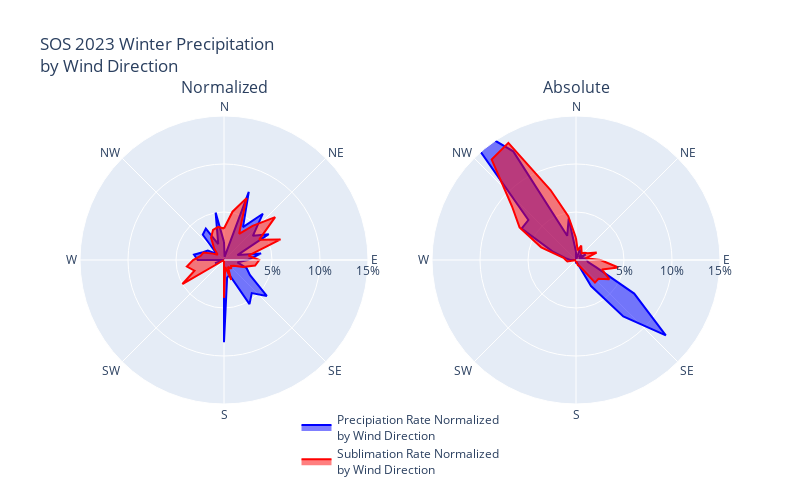

The notebook cell saved with this chart:
### Code cell
fig = make_subplots(rows=1,cols=2,
                    specs=[[{'type': 'polar'}]*2], 
                    subplot_titles=['Normalized','Absolute'], 
                    column_widths=[0.45,0.45],
                    row_heights=[0.9])


# Normalized Figure
fig.add_trace(go.Scatterpolar(
    name='Precipiation Rate Normalized<br>by Wind Direction',
    r= grouped_df_percent_norm.values.flatten(),
    theta= grouped_df_percent_norm.index,
    fill='toself',
    line_color='blue',
),1,1
)

fig.add_trace(go.Scatterpolar(
    name='Sublimation Rate Normalized<br>by Wind Direction',
    r= grouped_df_percent_norm_sublimation.values.flatten(),
    theta= grouped_df_percent_norm_sublimation.index,
    fill='toself',
    line_color='red',
),
1,1
)

# Absolute Figure
fig.add_trace(go.Scatterpolar(
    r= grouped_df_percent.values.flatten(),
    theta= grouped_df_percent.index,
    fill='toself',
    line_color='blue',
    showlegend=False,
),
1,2, 
)

fig.add_trace(go.Scatterpolar(
    r= grouped_df_percent_sublimation.values.flatten(),
    theta= grouped_df_percent_sublimation.index,
    fill='toself',
    line_color='red',
    showlegend=False,
), 
1,2
)
fig.update_legends(
    yanchor="bottom",
    xanchor="center",
    x=0.5,
    y=-0.2

)
fig.update_layout(
    showlegend=True,
    polar1=dict(
        radialaxis_tickfont_size=12,
        radialaxis_range=[0, 15],
        radialaxis_tickvals=[5,10,15],
        radialaxis_ticktext=['5%', '10%', '15%'],
        angularaxis=dict(
            tickmode='array',
            tickvals=[0, 45, 90, 135, 180, 225, 270, 315],
            ticktext=['N', 'NE', 'E', 'SE', 'S', 'SW', 'W', 'NW'],
            rotation=90,
            direction='clockwise'
        )),
    polar2=dict(
        radialaxis_tickfont_size=12,
        radialaxis_range=[0, 15],
        radialaxis_tickvals=[5,10,15],
        radialaxis_ticktext=['5%', '10%', '15%'],
        angularaxis=dict(
            tickmode='array',
            tickvals=[0, 45, 90, 135, 180, 225, 270, 315],
            ticktext=['N', 'NE', 'E', 'SE', 'S', 'SW', 'W', 'NW'],
            rotation=90,
            direction='clockwise'
        )),
        width=800,
        height=500,
        title=f'SOS 2023 Winter Precipitation<br>by Wind Direction')

### Figure 1 — Plotly figure (JSON) as saved in the notebook; plotly's stock layout.template omitted (floating-point values rounded to 4 significant figures)
{"data": [{"fill": "toself", "line": {"color": "blue"}, "name": "Precipiation Rate Normalized<br>by Wind Direction", "r": [1.881, 0.3398, 7.547, 3.958, 6.295, 3.924, 5.382, 1.491, 3.92, 2.472, 1.427, 2.515, 3.11, 5.821, 4.497, 5.309, 1.647, 1.859, 8.558, 0, 0, 0, 0, 0, 0, 0.9971, 0.003524, 2.739, 3.171, 2.348, 1.945, 0.9751, 3.437, 3.785, 1.755, 5.012, 1.881], "subplot": "polar", "theta": [0, 10, 20, 30, 40, 50, 60, 70, 80, 90, 100, 110, 120, 130, 140, 150, 160, 170, 180, 190, 200, 210, 220, 230, 240, 250, 260, 270, 280, 290, 300, 310, 320, 330, 340, 350, 360], "type": "scatterpolar"}, {"fill": "toself", "line": {"color": "red"}, "name": "Sublimation Rate Normalized<br>by Wind Direction", "r": [3.287, 5.109, 6.862, 3.151, 4.637, 6.956, 4.234, 6.263, 2.595, 3.673, 3.292, 2.114, 1.174, 0.9605, 1.188, 0.8244, 2.208, 0.7324, 3.942, 0, 0, 0, 0, 0, 5.004, 3.271, 3.928, 3.219, 2.477, 2.281, 1.329, 0.8636, 1.61, 2.689, 3.342, 3.498, 3.287], "subplot": "polar", "theta": [0, 10, 20, 30, 40, 50, 60, 70, 80, 90, 100, 110, 120, 130, 140, 150, 160, 170, 180, 190, 200, 210, 220, 230, 240, 250, 260, 270, 280, 290, 300, 310, 320, 330, 340, 350, 360], "type": "scatterpolar"}, {"fill": "toself", "line": {"color": "blue"}, "r": [0.8632, 0.04455, 1.154, 0.9515, 0.8254, 0.4287, 1.176, 0.3585, 1.028, 1.134, 1.279, 2.253, 7.0, 12.21, 7.664, 3.133, 0.2879, 0.2438, 0.374, 0, 0, 0, 0, 0, 0, 0.02179, 0.0005391, 0.5985, 1.109, 2.617, 6.544, 6.477, 19.22, 13.07, 2.684, 4.381, 0.8632], "showlegend": false, "subplot": "polar2", "theta": [0, 10, 20, 30, 40, 50, 60, 70, 80, 90, 100, 110, 120, 130, 140, 150, 160, 170, 180, 190, 200, 210, 220, 230, 240, 250, 260, 270, 280, 290, 300, 310, 320, 330, 340, 350, 360], "type": "scatterpolar"}, {"fill": "toself", "line": {"color": "red"}, "r": [2.289, 1.017, 1.593, 1.15, 0.9227, 1.154, 1.404, 2.285, 1.033, 2.558, 4.476, 2.874, 4.012, 3.058, 3.072, 0.7382, 0.5859, 0.1458, 0.2615, 0, 0, 0, 0, 0, 0.166, 0.1085, 0.9119, 1.068, 1.314, 3.858, 6.789, 8.707, 13.67, 14.09, 7.759, 4.641, 2.289], "showlegend": false, "subplot": "polar2", "theta": [0, 10, 20, 30, 40, 50, 60, 70, 80, 90, 100, 110, 120, 130, 140, 150, 160, 170, 180, 190, 200, 210, 220, 230, 240, 250, 260, 270, 280, 290, 300, 310, 320, 330, 340, 350, 360], "type": "scatterpolar"}], "layout": {"annotations": [{"font": {"size": 16}, "showarrow": false, "text": "Normalized", "x": 0.225, "xanchor": "center", "xref": "paper", "y": 1, "yanchor": "bottom", "yref": "paper"}, {"font": {"size": 16}, "showarrow": false, "text": "Absolute", "x": 0.775, "xanchor": "center", "xref": "paper", "y": 1, "yanchor": "bottom", "yref": "paper"}], "height": 500, "legend": {"x": 0.5, "xanchor": "center", "y": -0.2, "yanchor": "bottom"}, "polar": {"angularaxis": {"direction": "clockwise", "rotation": 90, "tickmode": "array", "ticktext": ["N", "NE", "E", "SE", "S", "SW", "W", "NW"], "tickvals": [0, 45, 90, 135, 180, 225, 270, 315]}, "domain": {"x": [0, 0.45], "y": [0, 1]}, "radialaxis": {"range": [0, 15], "tickfont": {"size": 12}, "ticktext": ["5%", "10%", "15%"], "tickvals": [5, 10, 15]}}, "polar2": {"angularaxis": {"direction": "clockwise", "rotation": 90, "tickmode": "array", "ticktext": ["N", "NE", "E", "SE", "S", "SW", "W", "NW"], "tickvals": [0, 45, 90, 135, 180, 225, 270, 315]}, "domain": {"x": [0.55, 1], "y": [0, 1]}, "radialaxis": {"range": [0, 15], "tickfont": {"size": 12}, "ticktext": ["5%", "10%", "15%"], "tickvals": [5, 10, 15]}}, "showlegend": true, "title": {"text": "SOS 2023 Winter Precipitation<br>by Wind Direction"}, "width": 800}}
